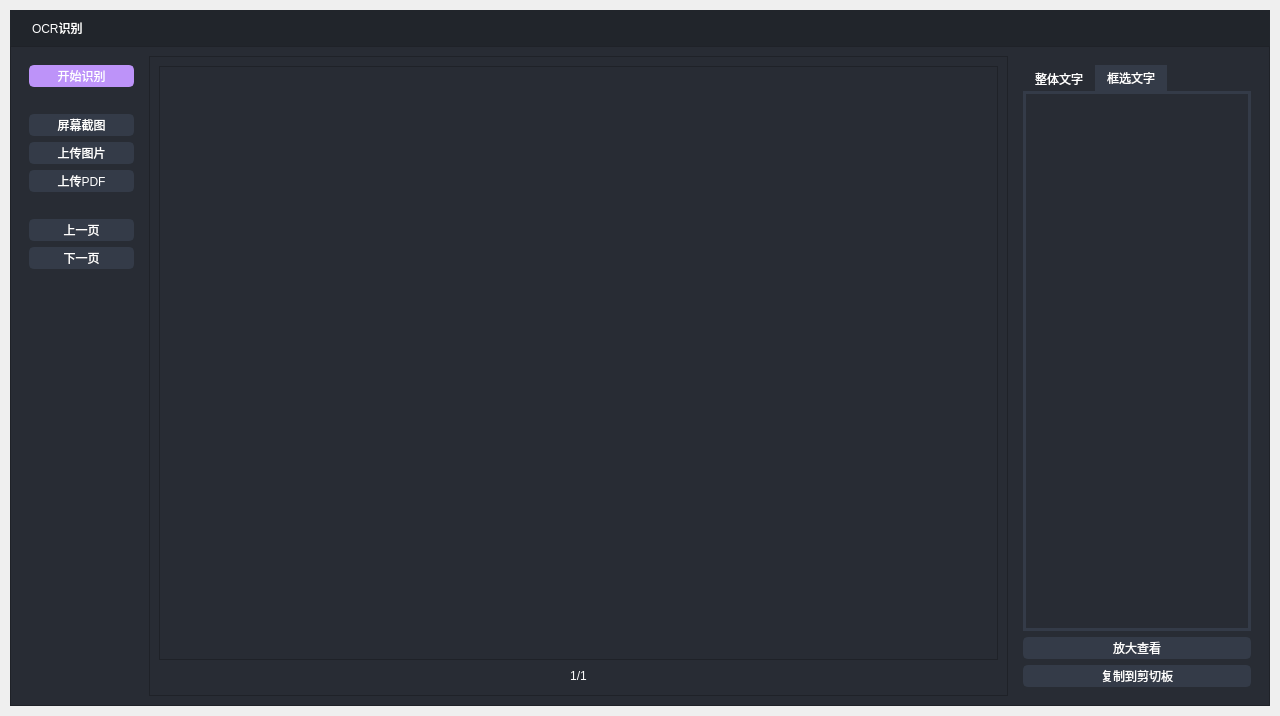
<?xml version="1.0" encoding="UTF-8"?>
<ui version="4.0">
 <author>Wanderson M. Pimenta</author>
 <class>MainWindow</class>
 <widget class="QMainWindow" name="MainWindow">
  <property name="geometry">
   <rect>
    <x>0</x>
    <y>0</y>
    <width>1280</width>
    <height>716</height>
   </rect>
  </property>
  <property name="minimumSize">
   <size>
    <width>940</width>
    <height>560</height>
   </size>
  </property>
  <property name="windowTitle">
   <string>MainWindow</string>
  </property>
  <widget class="QWidget" name="app">
   <property name="font">
    <font>
     <family>Segoe UI</family>
     <pointsize>10</pointsize>
     <italic>false</italic>
     <bold>false</bold>
    </font>
   </property>
   <layout class="QVBoxLayout" name="appMargins" stretch="1,20">
    <property name="spacing">
     <number>0</number>
    </property>
    <property name="leftMargin">
     <number>10</number>
    </property>
    <property name="topMargin">
     <number>10</number>
    </property>
    <property name="rightMargin">
     <number>10</number>
    </property>
    <property name="bottomMargin">
     <number>10</number>
    </property>
    <item>
     <widget class="QFrame" name="titles">
      <property name="styleSheet">
       <string notr="true">QFrame{
	background-color: rgb(33, 37, 43);
 	border: none;
}
QPushButton {
	background-color: rgba(255, 255, 255, 0);
 	border: none;  
	border-radius: 5px;
 }
QPushButton:hover { 
	background-color: rgb(44, 49, 57); 
	border-style: solid; 
	border-radius: 4px; 
}
QPushButton:pressed {
	background-color: rgb(23, 26, 30); 
	border-style: solid; 
	border-radius: 4px; 
}</string>
      </property>
      <property name="frameShape">
       <enum>QFrame::StyledPanel</enum>
      </property>
      <property name="frameShadow">
       <enum>QFrame::Raised</enum>
      </property>
      <layout class="QHBoxLayout" name="horizontalLayout" stretch="15,1">
       <property name="spacing">
        <number>0</number>
       </property>
       <property name="leftMargin">
        <number>0</number>
       </property>
       <property name="topMargin">
        <number>0</number>
       </property>
       <property name="rightMargin">
        <number>10</number>
       </property>
       <property name="bottomMargin">
        <number>0</number>
       </property>
       <item>
        <widget class="QFrame" name="titleInfo">
         <property name="frameShape">
          <enum>QFrame::StyledPanel</enum>
         </property>
         <property name="frameShadow">
          <enum>QFrame::Raised</enum>
         </property>
         <layout class="QHBoxLayout" name="horizontalLayout_2">
          <item>
           <widget class="QLabel" name="label">
            <property name="styleSheet">
             <string notr="true">padding-left: 10px;color: white;</string>
            </property>
            <property name="text">
             <string>OCR识别</string>
            </property>
           </widget>
          </item>
         </layout>
        </widget>
       </item>
       <item>
        <widget class="QFrame" name="titleBtns">
         <property name="frameShape">
          <enum>QFrame::StyledPanel</enum>
         </property>
         <property name="frameShadow">
          <enum>QFrame::Raised</enum>
         </property>
         <layout class="QHBoxLayout" name="horizontalLayout_3">
          <item>
           <widget class="QPushButton" name="minimizeBtn">
            <property name="cursor">
             <cursorShape>PointingHandCursor</cursorShape>
            </property>
            <property name="toolTip">
             <string/>
            </property>
            <property name="text">
             <string/>
            </property>
            <property name="icon">
             <iconset resource="resources.qrc">
              <normaloff>:/icons/images/icons/icon_minimize.png</normaloff>:/icons/images/icons/icon_minimize.png</iconset>
            </property>
            <property name="iconSize">
             <size>
              <width>20</width>
              <height>20</height>
             </size>
            </property>
           </widget>
          </item>
          <item>
           <widget class="QPushButton" name="maxmizeBtn">
            <property name="cursor">
             <cursorShape>PointingHandCursor</cursorShape>
            </property>
            <property name="text">
             <string/>
            </property>
            <property name="icon">
             <iconset resource="resources.qrc">
              <normaloff>:/icons/images/icons/icon_maximize.png</normaloff>:/icons/images/icons/icon_maximize.png</iconset>
            </property>
            <property name="iconSize">
             <size>
              <width>20</width>
              <height>20</height>
             </size>
            </property>
           </widget>
          </item>
          <item>
           <widget class="QPushButton" name="closeBtn">
            <property name="cursor">
             <cursorShape>PointingHandCursor</cursorShape>
            </property>
            <property name="text">
             <string/>
            </property>
            <property name="icon">
             <iconset resource="resources.qrc">
              <normaloff>:/icons/images/icons/icon_close.png</normaloff>:/icons/images/icons/icon_close.png</iconset>
            </property>
            <property name="iconSize">
             <size>
              <width>20</width>
              <height>20</height>
             </size>
            </property>
           </widget>
          </item>
         </layout>
        </widget>
       </item>
      </layout>
     </widget>
    </item>
    <item>
     <widget class="QFrame" name="content">
      <property name="cursor">
       <cursorShape>ArrowCursor</cursorShape>
      </property>
      <property name="styleSheet">
       <string notr="true">QFrame {
	background-color: rgb(40, 44, 52);
}</string>
      </property>
      <property name="frameShape">
       <enum>QFrame::StyledPanel</enum>
      </property>
      <property name="frameShadow">
       <enum>QFrame::Raised</enum>
      </property>
      <layout class="QHBoxLayout" name="horizontalLayout_4" stretch="1,7,2">
       <item>
        <widget class="QFrame" name="operateBtns">
         <property name="styleSheet">
          <string notr="true">QFrame {
	background-color: rgb(40, 44, 52);
	border: none;
}
QPushButton {
	border: 2px solid rgb(52, 59, 72);
	border-radius: 5px;	
	background-color:  rgb(52, 59, 72);
	color: white;
}
QPushButton:hover {
	background-color: rgb(57, 65, 80);
	border: 2px solid rgb(61, 70, 86);
}
QPushButton:pressed {	
	background-color: rgb(35, 40, 49);
	border: 2px solid rgb(43, 50, 61);
}</string>
         </property>
         <property name="frameShape">
          <enum>QFrame::StyledPanel</enum>
         </property>
         <property name="frameShadow">
          <enum>QFrame::Raised</enum>
         </property>
         <layout class="QVBoxLayout" name="verticalLayout" stretch="1,1,1,1,1,1,1,1,20">
          <item>
           <widget class="QPushButton" name="ocrBtn">
            <property name="cursor">
             <cursorShape>PointingHandCursor</cursorShape>
            </property>
            <property name="styleSheet">
             <string notr="true">QPushButton {
	border: 2px solid rgb(189, 147, 249);
	border-radius: 5px;	
	background-color: rgb(189, 147, 249);
	color: white;
}
QPushButton:hover {
	background-color: rgb(189, 147, 249);
	border: 2px solid rgb(189, 147, 249);
}
QPushButton:pressed {	
	background-color: rgb(153, 120, 202);
	border: 2px solid rgb(153, 120, 202);
}</string>
            </property>
            <property name="text">
             <string>开始识别</string>
            </property>
           </widget>
          </item>
          <item>
           <spacer name="verticalSpacer_2">
            <property name="orientation">
             <enum>Qt::Vertical</enum>
            </property>
            <property name="sizeHint" stdset="0">
             <size>
              <width>20</width>
              <height>40</height>
             </size>
            </property>
           </spacer>
          </item>
          <item>
           <widget class="QPushButton" name="screenshotBtn">
            <property name="cursor">
             <cursorShape>PointingHandCursor</cursorShape>
            </property>
            <property name="text">
             <string>屏幕截图</string>
            </property>
            <property name="icon">
             <iconset resource="resources.qrc">
              <normaloff>:/icons/images/icons/cil-screen-desktop.png</normaloff>:/icons/images/icons/cil-screen-desktop.png</iconset>
            </property>
           </widget>
          </item>
          <item>
           <widget class="QPushButton" name="imageBtn">
            <property name="cursor">
             <cursorShape>PointingHandCursor</cursorShape>
            </property>
            <property name="text">
             <string>上传图片</string>
            </property>
            <property name="icon">
             <iconset resource="resources.qrc">
              <normaloff>:/icons/images/icons/cil-image-plus.png</normaloff>:/icons/images/icons/cil-image-plus.png</iconset>
            </property>
           </widget>
          </item>
          <item>
           <widget class="QPushButton" name="pdfBtn">
            <property name="cursor">
             <cursorShape>PointingHandCursor</cursorShape>
            </property>
            <property name="text">
             <string>上传PDF</string>
            </property>
            <property name="icon">
             <iconset resource="resources.qrc">
              <normaloff>:/icons/images/icons/cil-file.png</normaloff>:/icons/images/icons/cil-file.png</iconset>
            </property>
           </widget>
          </item>
          <item>
           <spacer name="verticalSpacer_3">
            <property name="orientation">
             <enum>Qt::Vertical</enum>
            </property>
            <property name="sizeHint" stdset="0">
             <size>
              <width>20</width>
              <height>40</height>
             </size>
            </property>
           </spacer>
          </item>
          <item>
           <widget class="QPushButton" name="lastPageBtn">
            <property name="cursor">
             <cursorShape>PointingHandCursor</cursorShape>
            </property>
            <property name="styleSheet">
             <string notr="true"/>
            </property>
            <property name="text">
             <string>上一页</string>
            </property>
            <property name="icon">
             <iconset resource="resources.qrc">
              <normaloff>:/icons/images/icons/cil-caret-left.png</normaloff>:/icons/images/icons/cil-caret-left.png</iconset>
            </property>
           </widget>
          </item>
          <item>
           <widget class="QPushButton" name="nextPageBtn">
            <property name="cursor">
             <cursorShape>PointingHandCursor</cursorShape>
            </property>
            <property name="text">
             <string>下一页</string>
            </property>
            <property name="icon">
             <iconset resource="resources.qrc">
              <normaloff>:/icons/images/icons/cil-caret-right.png</normaloff>:/icons/images/icons/cil-caret-right.png</iconset>
            </property>
           </widget>
          </item>
          <item>
           <spacer name="verticalSpacer">
            <property name="orientation">
             <enum>Qt::Vertical</enum>
            </property>
            <property name="sizeHint" stdset="0">
             <size>
              <width>20</width>
              <height>40</height>
             </size>
            </property>
           </spacer>
          </item>
         </layout>
        </widget>
       </item>
       <item>
        <widget class="QFrame" name="source">
         <property name="styleSheet">
          <string notr="true">QLabel {
	color: white;
}</string>
         </property>
         <property name="frameShape">
          <enum>QFrame::StyledPanel</enum>
         </property>
         <property name="frameShadow">
          <enum>QFrame::Raised</enum>
         </property>
         <layout class="QVBoxLayout" name="verticalLayout_3" stretch="30,1">
          <item>
           <widget class="QGraphicsView" name="sourceView"/>
          </item>
          <item>
           <widget class="QLabel" name="pageLabel">
            <property name="text">
             <string>1/1</string>
            </property>
            <property name="alignment">
             <set>Qt::AlignCenter</set>
            </property>
           </widget>
          </item>
         </layout>
        </widget>
       </item>
       <item>
        <widget class="QFrame" name="reuslts">
         <property name="styleSheet">
          <string notr="true">QFrame {
	background-color: rgb(40, 44, 52);
	border: none;
}
QTabWidget::pane {
	border: 3px solid rgb(52, 59, 72);
	background-color: rgb(52, 59, 72);
}
QTabBar::tab {
	color:  white;
	background-color:  rgb(40, 44, 52);
}
QTabBar::tab:selected {
	color:  white;
	background-color: rgb(52, 59, 72);
}
QPushButton {
	border: 2px solid rgb(52, 59, 72);
	border-radius: 5px;	
	background-color:  rgb(52, 59, 72);
	color: white;
}
QPushButton:hover {
	background-color: rgb(57, 65, 80);
	border: 2px solid rgb(61, 70, 86);
}
QPushButton:pressed {	
	background-color: rgb(35, 40, 49);
	border: 2px solid rgb(43, 50, 61);
}
QTextEdit {
	background-color: transparent;
	border: none;
	color: white;
}
QTextEdit QScrollBar:horizontal{
	border: none;
	background: rgb(189, 147, 249);
	width: 8px;
	margin: 21px 0 21px 0;
	border-radius: 0px;
}
QTextEdit QScrollBar:vertical{
	border: none;
	background: rgb(189, 147, 249);
	width: 8px;
	margin: 21px 0 21px 0;
	border-radius: 0px;
}
QListWidget {
	background-color: transparent;
	border: none;
	color: white;
}
QListWidget QScrollBar:horizontal{
	border: none;
	background: rgb(189, 147, 249);
	width: 8px;
	margin: 21px 0 21px 0;
	border-radius: 0px;
}
QListWidget QScrollBar:vertical{
	border: none;
	background: rgb(189, 147, 249);
	width: 8px;
	margin: 21px 0 21px 0;
	border-radius: 0px;
}</string>
         </property>
         <property name="frameShape">
          <enum>QFrame::StyledPanel</enum>
         </property>
         <property name="frameShadow">
          <enum>QFrame::Raised</enum>
         </property>
         <layout class="QVBoxLayout" name="verticalLayout_2">
          <item>
           <widget class="QTabWidget" name="resultTabs">
            <property name="cursor">
             <cursorShape>ArrowCursor</cursorShape>
            </property>
            <property name="currentIndex">
             <number>1</number>
            </property>
            <widget class="QWidget" name="text">
             <attribute name="title">
              <string>整体文字</string>
             </attribute>
             <layout class="QHBoxLayout" name="horizontalLayout_7">
              <item>
               <widget class="QTextEdit" name="textEdit">
                <property name="midLineWidth">
                 <number>0</number>
                </property>
               </widget>
              </item>
             </layout>
            </widget>
            <widget class="QWidget" name="boxes">
             <property name="cursor">
              <cursorShape>ArrowCursor</cursorShape>
             </property>
             <attribute name="title">
              <string>框选文字</string>
             </attribute>
             <layout class="QHBoxLayout" name="horizontalLayout_6">
              <item>
               <widget class="QListWidget" name="listWidget"/>
              </item>
             </layout>
            </widget>
           </widget>
          </item>
          <item>
           <widget class="QPushButton" name="zoomInBtn">
            <property name="cursor">
             <cursorShape>PointingHandCursor</cursorShape>
            </property>
            <property name="text">
             <string>放大查看</string>
            </property>
            <property name="icon">
             <iconset resource="resources.qrc">
              <normaloff>:/icons/images/icons/cil-zoom-in.png</normaloff>:/icons/images/icons/cil-zoom-in.png</iconset>
            </property>
           </widget>
          </item>
          <item>
           <widget class="QPushButton" name="cutBtn">
            <property name="cursor">
             <cursorShape>PointingHandCursor</cursorShape>
            </property>
            <property name="text">
             <string>复制到剪切板</string>
            </property>
            <property name="icon">
             <iconset resource="resources.qrc">
              <normaloff>:/icons/images/icons/cil-cut.png</normaloff>:/icons/images/icons/cil-cut.png</iconset>
            </property>
           </widget>
          </item>
         </layout>
        </widget>
       </item>
      </layout>
     </widget>
    </item>
   </layout>
  </widget>
 </widget>
 <resources>
  <include location="resources.qrc"/>
 </resources>
 <connections/>
</ui>
